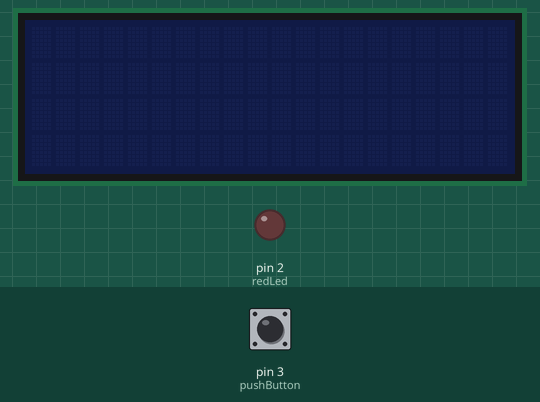
Recording of a sketch running on a simulated Arduino Uno, built with avr-gcc and run on an emulated ATmega328P. On the bench: 20×4 character LCD, output pins drawn as LEDs (lit = HIGH). The test bench sets the inputs (shaded band); at power-on: pin 3 (pushButton) LOW. Random numbers use the default seed unless the sketch sets one; what the sketch prints to the serial monitor is not drawn.

Above: at 1.2 s.
1.3 s: pin 3 (pushButton) pulled HIGH for 0.15 s
At 1.59 s:
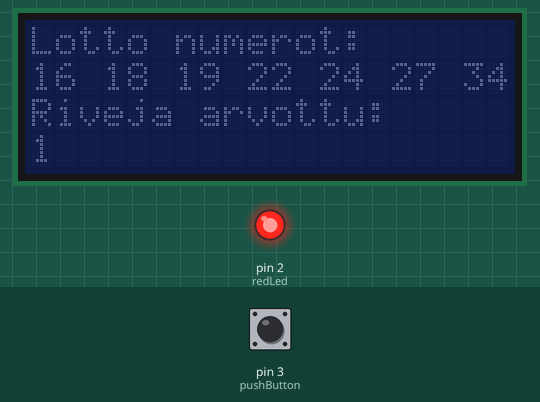
3.4 s: pin 3 (pushButton) pulled HIGH for 1 s
At 5.1 s:
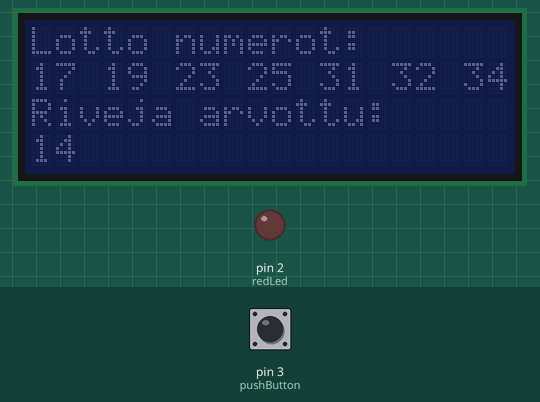
5.9 s: pin 3 (pushButton) pulled HIGH for 0.15 s
At 6.18 s:
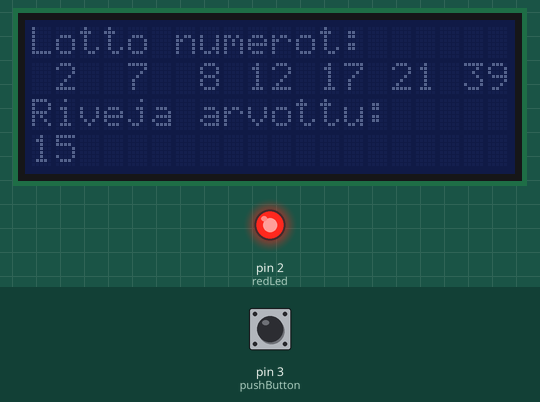
Timing chart, 0 to 8.9 s (numbered marks = the images above; inputs shaded):
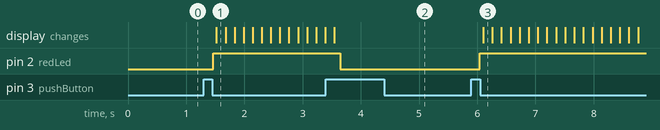

Measured:
- after the input at 1.3 s, pin 2 (redLed): LOW → HIGH after 0.16 s; the display: changes after 0.22 s (image 1)
- after the input at 3.4 s, pin 2 (redLed): HIGH → LOW after 0.25 s
- after the input at 5.9 s, pin 2 (redLed): LOW → HIGH after 0.15 s; the display: changes after 0.20 s (image 3)

The sketch:

Lotto.ino
```cpp
#include <Wire.h>
#include <LiquidCrystal_PCF8574.h>

const int pushButton = 3;
const int redLed = 2;
int StartLotto = 0;
int previousStartLotto = 0;
int enable = 0;
int lotto_taulu[7];
long randNumber;
int riveja_arvottu = 0;

LiquidCrystal_PCF8574 lcd(0x27); // set the LCD address to 0x27 for a 16 chars and 2 line display

void setup() {

  int error;
  Serial.begin(9600);
  Wire.beginTransmission(0x27);
  error = Wire.endTransmission();
  lcd.begin(20, 4); // initialize the lcd

  lcd.setCursor(0, 0);

  for (int i = 0; i < 7; i++) {
    lotto_taulu[i] = 0;
  }

  randomSeed(512);
  pinMode(pushButton, INPUT);
  pinMode(redLed, OUTPUT);

  Wire.begin();

}

void loop() {

  StartLotto = digitalRead(pushButton);
  delay(100);

  if (StartLotto != previousStartLotto) {
    if (StartLotto == HIGH) {
      enable = !enable;

    }
  }

  if (enable == 1) {
    digitalWrite(redLed, HIGH);

    for (int i = 0; i < 7; i++) {
      while (true) {
        randNumber = random(40);
        for (int j = 0; j <= i; j++) {
          while (lotto_taulu[j] == randNumber) { //if muutettu while
            randNumber = random(40);
             // en ole varma toimiiko
          }
        }
        if (randNumber != 0) {
          break;
        }
      }

      lotto_taulu[i] = randNumber;

    }

    for (int i = 0; i < 6; i++) {
      for (int j = i + 1; j < 7; j++) {
        if (lotto_taulu[i] > lotto_taulu[j]) {
          int temp = lotto_taulu[i];
          lotto_taulu[i] = lotto_taulu[j];
          lotto_taulu[j] = temp;
        }
      }
    }

    lcd.clear();
    lcd.setCursor(0, 0);
    lcd.print("Lotto numerot:");
    lcd.setCursor(0, 1);

    for (int i = 0; i < 7; i++) {
      if(lotto_taulu[i] < 10)
        lcd.print(" ");
      lcd.print(lotto_taulu[i]);
      lcd.print(" ");
      Serial.print(lotto_taulu[i]);
      Serial.print(", ");
    }
    riveja_arvottu++;
    lcd.setCursor(0, 2);
    lcd.print("Riveja arvottu:");
    lcd.setCursor(0, 3);
    lcd.print(riveja_arvottu);
    Serial.println("");

  }
  else {
    digitalWrite(redLed, LOW);
  }

  previousStartLotto = StartLotto;


}
```
